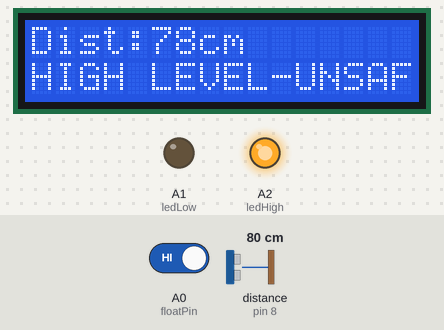
Simulated run of this sketch. Board: Arduino Uno, built with avr-gcc and run on an emulated ATmega328P. On the bench: 16×2 character LCD, output pins drawn as LEDs (lit = HIGH). Wiring (inferred from the names in the program): ultrasonic range finder: trigger pin 9; echo pin 8. Inputs (shaded band) come from the test bench; at power-on: A0 (floatPin) HIGH, distance to the obstacle (sensor on pin 8) 80 cm. The echo pulse lasts 58.3 µs per cm; pins used as bus, display or sensor lines are not drawn; what the sketch prints to the serial monitor is not drawn.

Above: at 4.7 s.
4.8 s: A0 (floatPin) driven LOW
At 6.6 s:
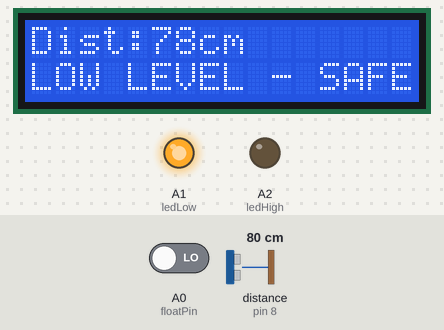
7.5 s: distance to the obstacle (sensor on pin 8) set to 2 cm
At 8.3 s:
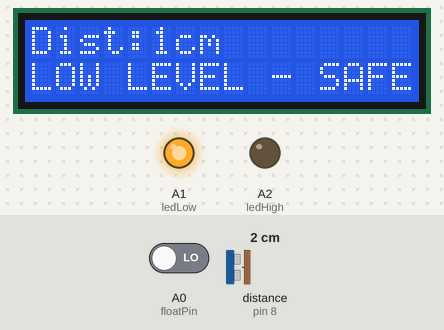
10.2 s: distance to the obstacle (sensor on pin 8) set to 4 cm
At 12.8 s:
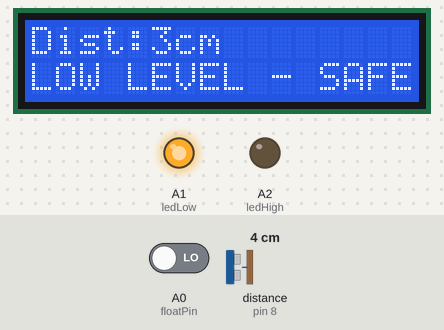
13.1 s: A0 (floatPin) driven HIGH
At 14.8 s:
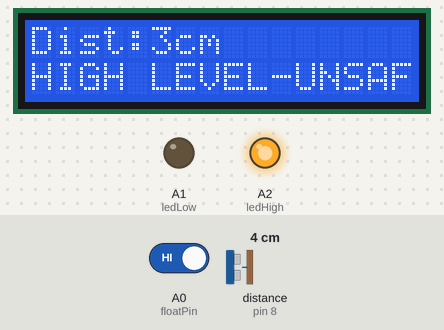
15.8 s: distance to the obstacle (sensor on pin 8) set to 9 cm
At 18.2 s:
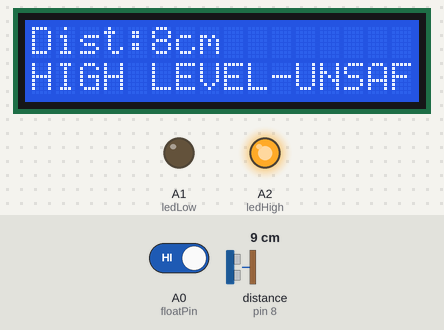
Timing chart, 0 to 19.7 s (numbered marks = the images above; inputs shaded):
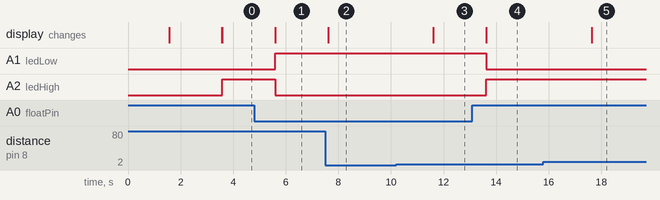

Measured:
- after the input at 4.8 s, A1 (ledLow): LOW → HIGH after 0.80 s; A2 (ledHigh): HIGH → LOW after 0.80 s; the display: changes after 0.80 s (image 1)
- after the input at 7.5 s, the display: changes after 0.11 s (image 2)
- after the input at 10.2 s, the display: changes after 1.4 s (image 3)
- after the input at 13.1 s, A1 (ledLow): HIGH → LOW after 0.52 s; A2 (ledHigh): LOW → HIGH after 0.52 s; the display: changes after 0.53 s (image 4)
- after the input at 15.8 s, the display: changes after 1.8 s (image 5)

The sketch:

DAMSYSTEM_ARDUNIOCODE.ino
```cpp
#include <LiquidCrystal.h>
#include <SoftwareSerial.h>

// LCD (RS, E, D4, D5, D6, D7)
LiquidCrystal lcd(12, 11, 5, 4, 3, 2);

// SoftwareSerial for ESP8266
SoftwareSerial esp(6, 7); // RX, TX

// Sensors & LEDs
const int trigPin = 9;
const int echoPin = 8;
const int floatPin = A0;
const int ledLow = A1;
const int ledHigh = A2;

long duration;
int distance;
bool lastHigh = false;
bool lastLow = false;

void setup() {
  Serial.begin(9600);
  esp.begin(9600);

  pinMode(trigPin, OUTPUT);
  pinMode(echoPin, INPUT);
  pinMode(floatPin, INPUT_PULLUP);
  pinMode(ledLow, OUTPUT);
  pinMode(ledHigh, OUTPUT);

  lcd.begin(16, 2);
  lcd.print("Hi Welcome");
  delay(1500);
  lcd.clear();
  lcd.print("Dam Monitoring");
  lcd.setCursor(0, 1);
  lcd.print("System Loading..");
  delay(2000);
  lcd.clear();
}

void loop() {
  // Ultrasonic
  digitalWrite(trigPin, LOW);
  delayMicroseconds(2);
  digitalWrite(trigPin, HIGH);
  delayMicroseconds(10);
  digitalWrite(trigPin, LOW);
  duration = pulseIn(echoPin, HIGH, 30000);
  distance = (duration * 0.034) / 2;

  int fs = digitalRead(floatPin);

  lcd.setCursor(0, 0);
  lcd.print("Dist:");
  lcd.print(distance);
  lcd.print("cm  ");

  lcd.setCursor(0, 1);

  if (fs == LOW) {  // Float low → water low
    lcd.print("LOW LEVEL - SAFE ");
    digitalWrite(ledLow, HIGH);
    digitalWrite(ledHigh, LOW);

    if (!lastLow) {
      esp.println("LOW");         // send to ESP
      Serial.println("Sent: LOW");
      lastLow = true;
      lastHigh = false;
    }
  } else {           // Float high → water high
    lcd.print("HIGH LEVEL-UNSAFE");
    digitalWrite(ledLow, LOW);
    digitalWrite(ledHigh, HIGH);

    if (!lastHigh) {
      esp.println("HIGH");        // send to ESP
      Serial.println("Sent: HIGH");
      lastHigh = true;
      lastLow = false;
    }
  }

  delay(2000);
}
```
